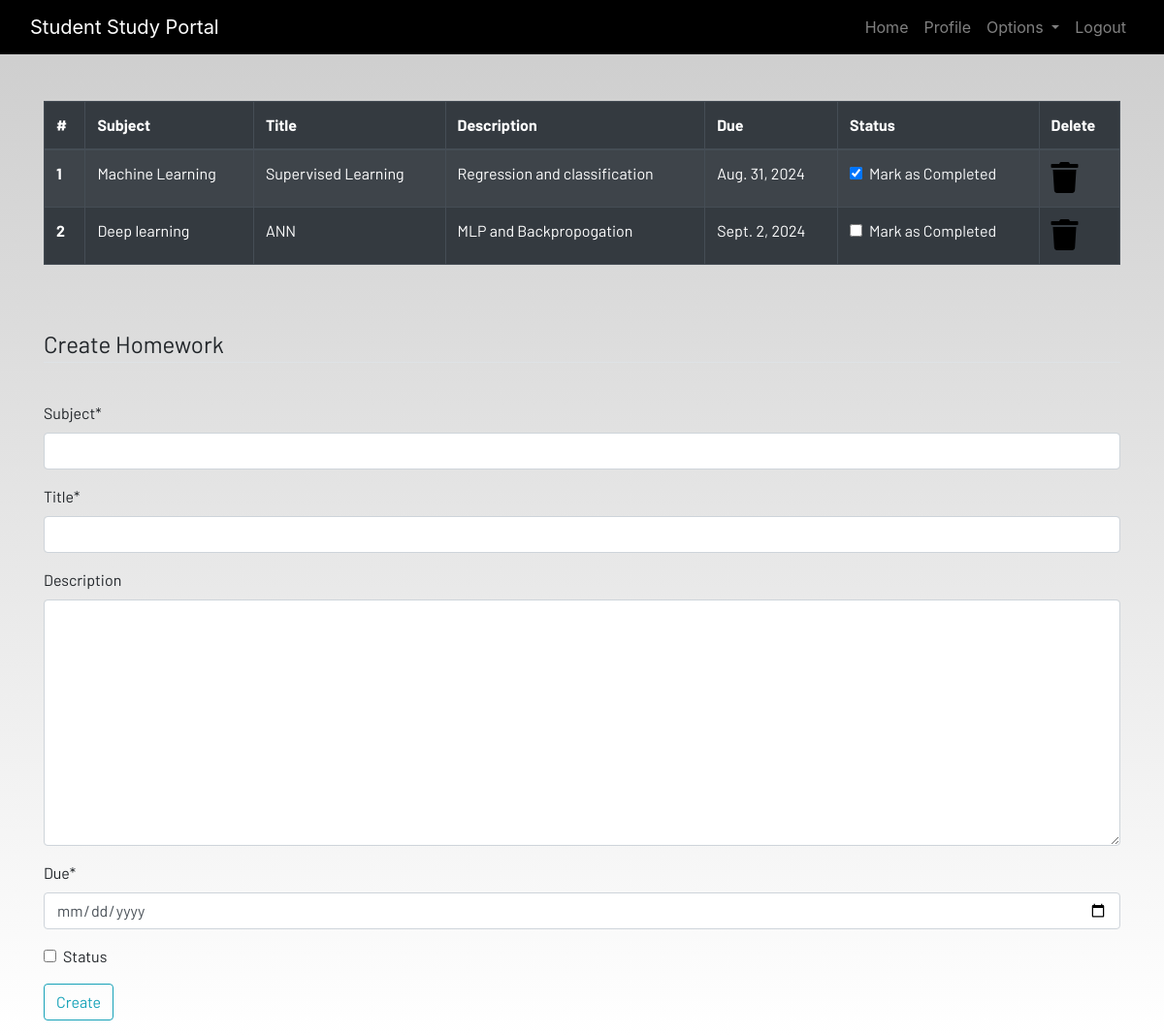
Page /homework/ (signed in) on the committed database.
### dashboard/models.py (models this page shows, shortened)
class Homework(models.Model):
    user = models.ForeignKey(User, on_delete = models.CASCADE)
    subject = models.CharField(max_length=50)
    title = models.CharField(max_length=50)
    description = models.TextField(blank=True, null=True)
    due = models.DateField()
    status = models.BooleanField(default=False)

### dashboard/views.py (the view, shortened to what this page needs)
# urls.py: path('homework/', homework, name = 'homework'),
@login_required
def homework(request):
    form = HomeworkForm()
    hw = Homework.objects.filter(user=request.user)
    if len(hw) == 0:
        hw_done = True
    else:
        hw_done = False
    context = {
        'homework' : hw,
        'hw_done' : hw_done,
        'form' : form
    }
    return render(request,'dashboard/homework.html', context = context)

### dashboard/forms.py
class HomeworkForm(forms.ModelForm):
    class Meta:
        model = Homework
        widgets = {'due': DateInput()}
        fields = ['subject', 'title', 'description',
                 'due', 'status']

### dashboard/templates/dashboard/homework.html (shortened to what this page needs)
{% extends 'dashboard/base.html' %}
{% load static %}
{% load crispy_forms_tags %}
{% block content %}
<div class="container">
    {% if not hw_done %}
        <table class="table table-striped table-bordered table-hover table-dark">
            <thead>
                <tr>
                    <th scope="col">#</th>
                    <th scope="col">Subject</th>
                    <th scope="col">Title</th>
                    <th scope="col">Description</th>
                    <th scope="col">Due</th>
                    <th scope="col">Status</th>
                    <th scope="col">Delete</th>
                </tr>
            </thead>
            <tbody>
                {% for hw in homework %}
                <tr>
                    <th scope="row">{{ forloop.counter }}</th>
                    <td>{{hw.subject}}</td>
                    <td>{{hw.title}}</td>
                    <td>{{hw.description}}</td>
                    <td>{{hw.due}}</td>
                    <td>
                        <a href="{% url 'update-homework' hw.id %}">
                            <div class="form-check">
                                {% if hw.status %}
                                    <input class="form-check-input" type="checkbox" value="" checked>
                                {% else %}
                                    <input class="form-check-input" type="checkbox" value="">
                                {% endif %}
                                <label class="form-check-label text-light" for="flexCheckDefault">
                                    Mark as Completed
                                </label>
                            </div>
                        </a>
                    </td>
                    <td><a href="{% url 'delete-homework' hw.id %}"><i class="fa fa-trash fa-2x"></i></a></td>
                </tr>
                {% endfor %}
            </tbody>
        </table>
    {% else %}
        <h4>All homeworks are completed!!</h4>
    {% endif %}
</div>
<br><br>
<div class=" container">
    <form method="POST">
        <fieldset class="form-group">
            <legend class="border-bottom mb-4">Create Homework</legend>
        </fieldset>
        {{form|crispy}}
        <div class="form-group">
            <button href="" class="btn btn-outline-info" type="submit">
                Create
            </button>
        </div>
    </form>
</div>
{% endblock content %}

### static/css/main.css (style rules this page uses)
html { scroll-behavior: smooth; height: 100%; width: 100%; }
a { text-decoration: none !important; color: black; }
html, body { max-width: 100%; overflow-x: hidden; height: 100%; width: 100%; }
body { background: linear-gradient(rgba(0, 0, 0, 0.2), rgba(255, 255, 255, 0.5)); overflow-x: hidden; background-repeat: no-repeat; }
.fa { color: black; }

### rows in the picture
Homework: subject "Machine Learning", title "Supervised Learning", description "Regression and classification", due "Aug. 31, 2024"
Homework: subject "Deep learning", title "ANN", description "MLP and Backpropogation", due "Sept. 2, 2024"
